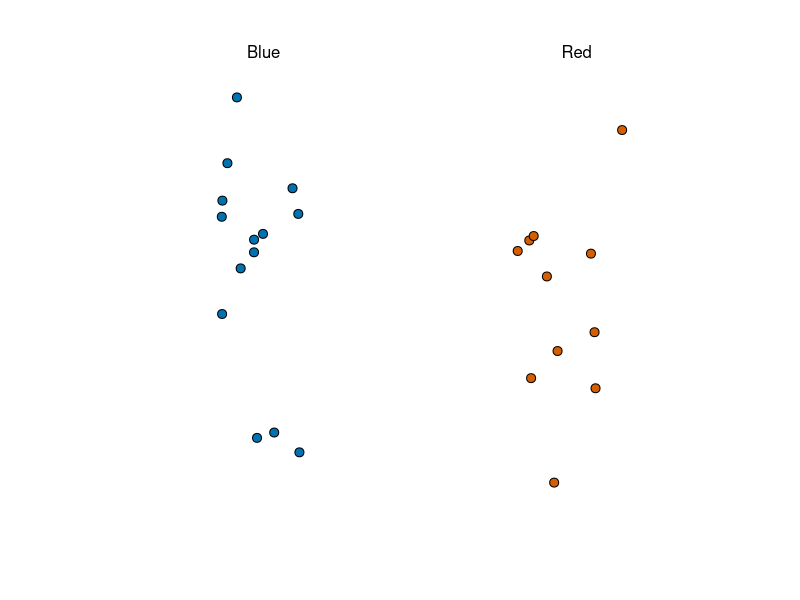
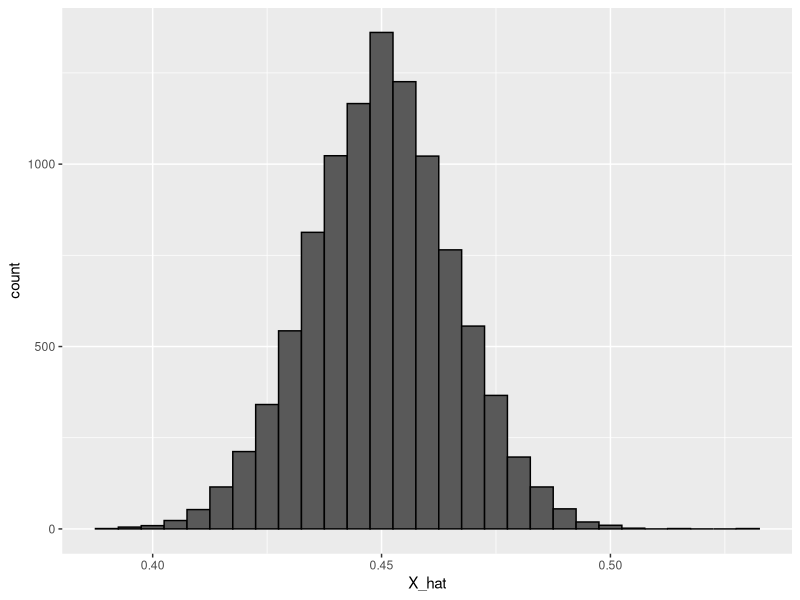
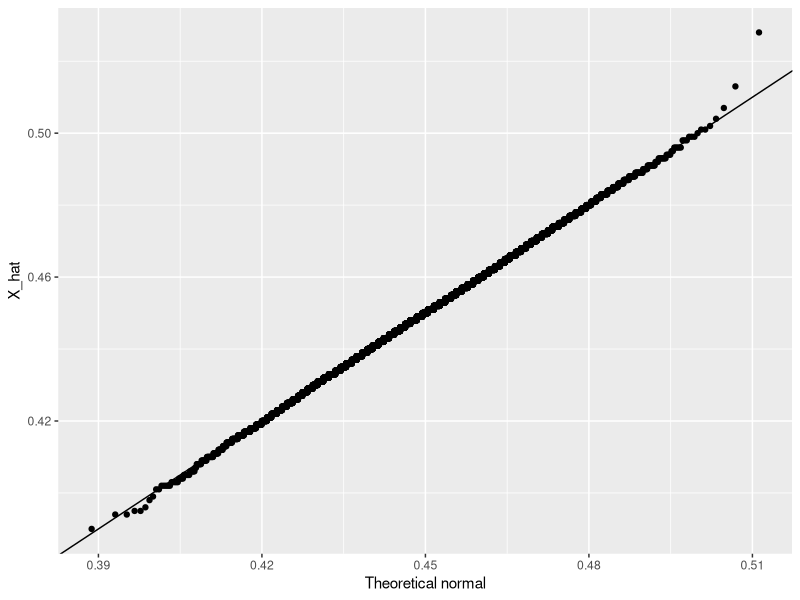
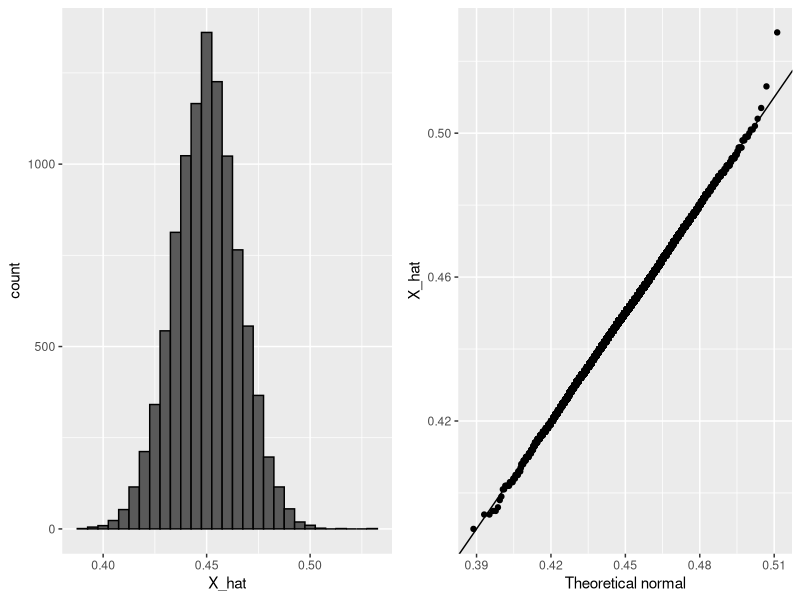

Write the R code that produced these figures, in order.
rm(list=ls())

library(tidyverse)
library(dslabs)
take_poll(25)

#p is the proportion of blue beads and also the parameter (what we don't know).
#we will calculate an estimate, which is a summary of the observed data that we think is informative 
#about the parameter of interest.

#p is the proportion of blue beads
#1-p is the proportion of red beads
#p-(1-p) is the spread, also expressed as 2p-1

#-------------------------------------------------------------------
#Plug-in stimate.- we use the stimate of the parameter to calculate the standard error. 
#he CLT still works if we use an estimate of the standard error.

N<-25
X_hat <- 0.48
se <- sqrt(X_hat*(1-X_hat)/N)
se

#We can compute the probability of the estimate to be 1% away from the parameter
#(x - u)/sd
#x - u = 0.01
#z= 0.01/se

pnorm(0.01/se) - pnorm(-0.01/se)

#------------------------------Margin of error-----------------------
2*se #Margin of error
pnorm(1.96) - pnorm(-1.96) #the probability of the standard normal distribution that
#has the expected value 0 and standard error one is within two values from 0

#------------------------------Monte Carlo simulation----------------
p<- 0.45
B<- 10000
N<- 1000
X_hat<- replicate(B,{
  X<- sample(c(1,0),size=N,replace=TRUE,prob = c(p,1-p))
  mean(X)
})
X_hat

#The theory tells us that X-bar has approximately normal distribution with expected value 0.45
#and a standard error of about 1.5%.
mean(X_hat)
sd(X_hat)

library(gridExtra)
p1<- data.frame(X_hat=X_hat) %>%
  ggplot(aes(X_hat)) +
  geom_histogram(binwidth = 0.005, color="black")
p1

#To compare our results with the theoretical normal
p2<- data.frame(X_hat=X_hat) %>%
  ggplot(aes(sample=X_hat)) +
  stat_qq(dparams = list(mean=mean(X_hat),sd=sd(X_hat)))+
  geom_abline()+
  ylab("X_hat")+
  xlab("Theoretical normal")
p2  

grid.arrange(p1,p2,nrow=1) #To put the two graphs one next to the other
